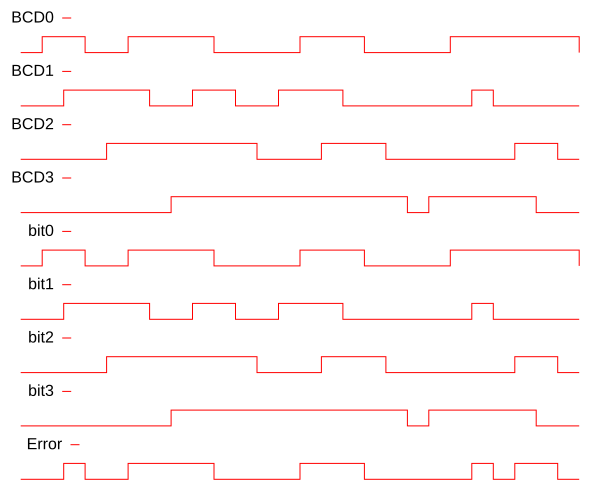

Source code (gnuplot):
set term svg
set key samplen 0 autotitle columnhead outside horizontal left
set noxtic
set noytic
set size 
set border 0
set multiplot layout 9,1
plot 'testlog' using 1 with steps
plot 'testlog' using 2 with steps
plot 'testlog' using 3 with steps
plot 'testlog' using 4 with steps
plot 'testlog' using 5 with steps
plot 'testlog' using 6 with steps
plot 'testlog' using 7 with steps
plot 'testlog' using 8 with steps
plot 'testlog' using 9 with steps
unset multiplot
